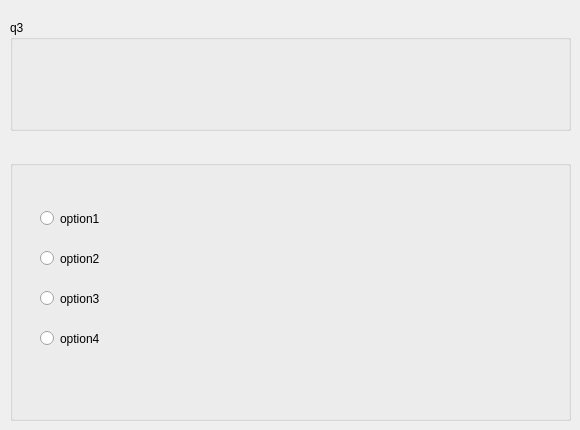
    <widget class="QWidget" name="page_3">
     <widget class="QGroupBox" name="groupBox_3">
      <property name="geometry">
       <rect>
        <x>10</x>
        <y>20</y>
        <width>561</width>
        <height>111</height>
       </rect>
      </property>
      <property name="title">
       <string>q3</string>
      </property>
      <widget class="QLabel" name="questionLabel_3">
       <property name="geometry">
        <rect>
         <x>10</x>
         <y>10</y>
         <width>541</width>
         <height>91</height>
        </rect>
       </property>
       <property name="text">
        <string/>
       </property>
      </widget>
     </widget>
     <widget class="QGroupBox" name="groupBox_4">
      <property name="geometry">
       <rect>
        <x>10</x>
        <y>160</y>
        <width>561</width>
        <height>261</height>
       </rect>
      </property>
      <property name="title">
       <string/>
      </property>
      <widget class="QRadioButton" name="option1_2">
       <property name="geometry">
        <rect>
         <x>30</x>
         <y>50</y>
         <width>82</width>
         <height>17</height>
        </rect>
       </property>
       <property name="text">
        <string>option1</string>
       </property>
      </widget>
      <widget class="QRadioButton" name="option2_2">
       <property name="geometry">
        <rect>
         <x>30</x>
         <y>90</y>
         <width>82</width>
         <height>17</height>
        </rect>
       </property>
       <property name="text">
        <string>option2</string>
       </property>
      </widget>
      <widget class="QRadioButton" name="option3_2">
       <property name="geometry">
        <rect>
         <x>30</x>
         <y>130</y>
         <width>82</width>
         <height>17</height>
        </rect>
       </property>
       <property name="text">
        <string>option3</string>
       </property>
      </widget>
      <widget class="QRadioButton" name="option4_2">
       <property name="geometry">
        <rect>
         <x>30</x>
         <y>170</y>
         <width>82</width>
         <height>17</height>
        </rect>
       </property>
       <property name="text">
        <string>option4</string>
       </property>
      </widget>
      <widget class="QLabel" name="answer1_2">
       <property name="geometry">
        <rect>
         <x>40</x>
         <y>70</y>
         <width>47</width>
         <height>13</height>
        </rect>
       </property>
       <property name="text">
        <string/>
       </property>
      </widget>
      <widget class="QLabel" name="answer2_2">
       <property name="geometry">
        <rect>
         <x>40</x>
         <y>190</y>
         <width>47</width>
         <height>13</height>
        </rect>
       </property>
       <property name="text">
        <string/>
       </property>
      </widget>
      <widget class="QLabel" name="answer3_2">
       <property name="geometry">
        <rect>
         <x>40</x>
         <y>150</y>
         <width>47</width>
         <height>13</height>
        </rect>
       </property>
       <property name="text">
        <string/>
       </property>
      </widget>
      <widget class="QLabel" name="answer4_2">
       <property name="geometry">
        <rect>
         <x>40</x>
         <y>110</y>
         <width>47</width>
         <height>13</height>
        </rect>
       </property>
       <property name="text">
        <string/>
       </property>
      </widget>
     </widget>
    </widget>
